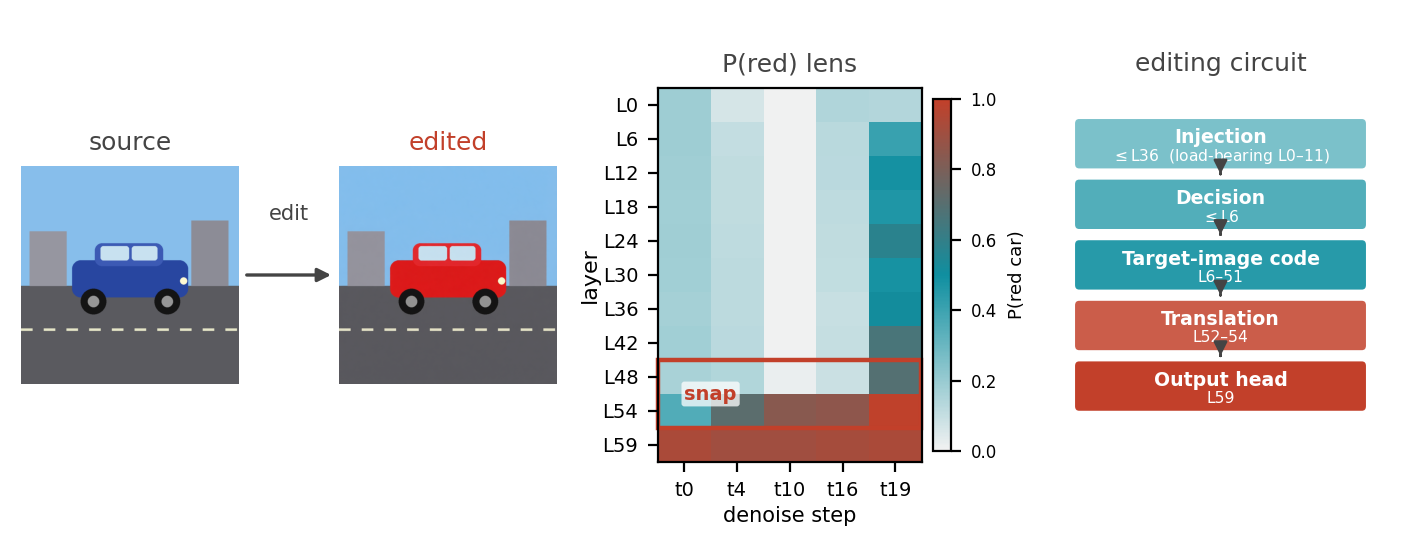

Reproduce this figure in Python.
"""
Fig 1: teaser. Source -> edited image, mini layer x time P(red) heatmap
(the "layer-time lens"), and a two-code schematic (target-image code ->
translation -> velocity code). Palette: red #C2402A, teal #0F8FA0, grays.
"""
import json
import numpy as np
import matplotlib
matplotlib.use("Agg")
import matplotlib.pyplot as plt
from matplotlib.patches import FancyArrowPatch, FancyBboxPatch, Rectangle
from matplotlib.colors import LinearSegmentedColormap
from PIL import Image

RED = "#C2402A"
TEAL = "#0F8FA0"
GRAY_D = "#444444"
GRAY_M = "#888888"
GRAY_L = "#BBBBBB"

ROOT = "/home/ubuntu/chengyanli/image-edit-lens"

# ---- data ----
d = json.load(open(f"{ROOT}/runs/a1_car_red/lens_grid.json"))
cs = d["clip_scores"]["raw"]
layers = d["layers"]  # [0,6,12,18,24,30,36,42,48,54,59]
steps = d["steps"]  # [0,4,10,16,19]
target = "a red car"
grid = np.array([[cs[f"l{l}_t{t}"][target] for t in steps] for l in layers])  # (layers, steps)

src_img = Image.open(f"{ROOT}/runs/wp3_car_red/source.png")
edit_img = Image.open(f"{ROOT}/runs/wp3_car_red/edited.png")

# ---- figure ----
fig = plt.figure(figsize=(7.05, 2.75))
gs = fig.add_gridspec(1, 4, width_ratios=[1.0, 1.0, 1.35, 1.55], wspace=0.38,
                       left=0.015, right=0.985, top=0.84, bottom=0.16)

# panel 1: source
ax0 = fig.add_subplot(gs[0, 0])
ax0.imshow(src_img)
ax0.set_xticks([]); ax0.set_yticks([])
for s in ax0.spines.values():
    s.set_visible(False)
ax0.set_title("source", fontsize=9, color=GRAY_D)

# arrow between panel 1 and 2 (drawn in figure coords later)

# panel 2: edited
ax1 = fig.add_subplot(gs[0, 1])
ax1.imshow(edit_img)
ax1.set_xticks([]); ax1.set_yticks([])
for s in ax1.spines.values():
    s.set_visible(False)
ax1.set_title("edited", fontsize=9, color=RED)

# arrow from source to edited
fig.canvas.draw()
p0 = ax0.get_position()
p1 = ax1.get_position()
arrow = FancyArrowPatch((p0.x1 + 0.002, (p0.y0 + p0.y1) / 2),
                         (p1.x0 - 0.002, (p1.y0 + p1.y1) / 2),
                         transform=fig.transFigure, arrowstyle="-|>",
                         mutation_scale=10, color=GRAY_D, linewidth=1.2,
                         clip_on=False)
fig.patches.append(arrow)
fig.text((p0.x1 + p1.x0) / 2, (p0.y0 + p0.y1) / 2 + 0.10, "edit", fontsize=7.5,
          ha="center", color=GRAY_D)

# panel 3: layer x time P(red) heatmap
cmap = LinearSegmentedColormap.from_list("lens", ["#F2F2F2", TEAL, RED], N=256)
ax2 = fig.add_subplot(gs[0, 2])
im = ax2.imshow(grid, aspect="auto", cmap=cmap, vmin=0.0, vmax=1.0, origin="upper")
ax2.set_xticks(range(len(steps)))
ax2.set_xticklabels([f"t{t}" for t in steps], fontsize=7)
ax2.set_yticks(range(len(layers)))
ax2.set_yticklabels([f"L{l}" for l in layers], fontsize=7)
ax2.set_xlabel("denoise step", fontsize=7.5, labelpad=2)
ax2.set_ylabel("layer", fontsize=8, labelpad=1)
ax2.set_title("P(red) lens", fontsize=9, color=GRAY_D)
# snap-zone bracket between L48 (idx 8) and L54 (idx 9)
ax2.add_patch(Rectangle((-0.5, 7.5), len(steps) - 0.02, 2, fill=False,
                         edgecolor=RED, linewidth=1.6, clip_on=False))
ax2.text(0.5, 8.5, "snap", fontsize=7, color=RED, va="center",
          ha="center", fontweight="bold",
          bbox=dict(boxstyle="round,pad=0.15", facecolor="white",
                     edgecolor="none", alpha=0.75))
cbar = fig.colorbar(im, ax=ax2, fraction=0.06, pad=0.04)
cbar.ax.tick_params(labelsize=6)
cbar.set_label("P(red car)", fontsize=6.5)

# panel 4: five-stage editing circuit (Injection -> Decision -> Target-image
# code -> Translation -> Output head), replacing the earlier two-box
# schematic; the color language (teal = target-image code, red = translation
# / velocity-code readout) is kept from the original two-code framing.
ax3 = fig.add_subplot(gs[0, 3])
ax3.set_xlim(0, 10)
ax3.set_ylim(0, 10)
ax3.axis("off")
ax3.set_title("editing circuit", fontsize=9, color=GRAY_D)

stages = [
    ("Injection", "$\\leq$L36", "(load-bearing L0–11)", TEAL, 0.55),
    ("Decision", "$\\leq$L6", None, TEAL, 0.72),
    ("Target-image code", "L6–51", None, TEAL, 0.9),
    ("Translation", "L52–54", None, RED, 0.85),
    ("Output head", "L59", None, RED, 1.0),
]
box_h, gap, top = 1.28, 0.34, 9.15
box_w = 8.6
x0 = (10 - box_w) / 2
y = top
centers = []
for name, rng, sub, color, alpha in stages:
    y0 = y - box_h
    ax3.add_patch(FancyBboxPatch((x0, y0), box_w, box_h,
                                  boxstyle="round,pad=0.02,rounding_size=0.12",
                                  facecolor=color, alpha=alpha, edgecolor="none"))
    ax3.text(x0 + box_w / 2, y0 + box_h * 0.62, name, fontsize=6.8, color="white",
              ha="center", va="center", fontweight="bold")
    sub_txt = rng if sub is None else f"{rng}  {sub}"
    ax3.text(x0 + box_w / 2, y0 + box_h * 0.24, sub_txt, fontsize=5.6,
              color="white", ha="center", va="center")
    centers.append((y0, y))
    y = y0 - gap
# down-arrows between consecutive boxes
for (y0_prev, y1_prev), (y0_next, y1_next) in zip(centers[:-1], centers[1:]):
    ax3.annotate("", xy=(x0 + box_w / 2, y0_next + box_h + 0.02),
                 xytext=(x0 + box_w / 2, y0_prev - 0.02),
                 arrowprops=dict(arrowstyle="-|>", color=GRAY_D, linewidth=1.0))

fig.savefig(f"{ROOT}/paper/figs/fig1_teaser.pdf")
fig.savefig(f"{ROOT}/paper/figs/fig1_teaser.png", dpi=200)
print("saved fig1_teaser.pdf/png")
print("grid P(red) L0..L59 rows x t0..t19 cols:")
print(grid)
